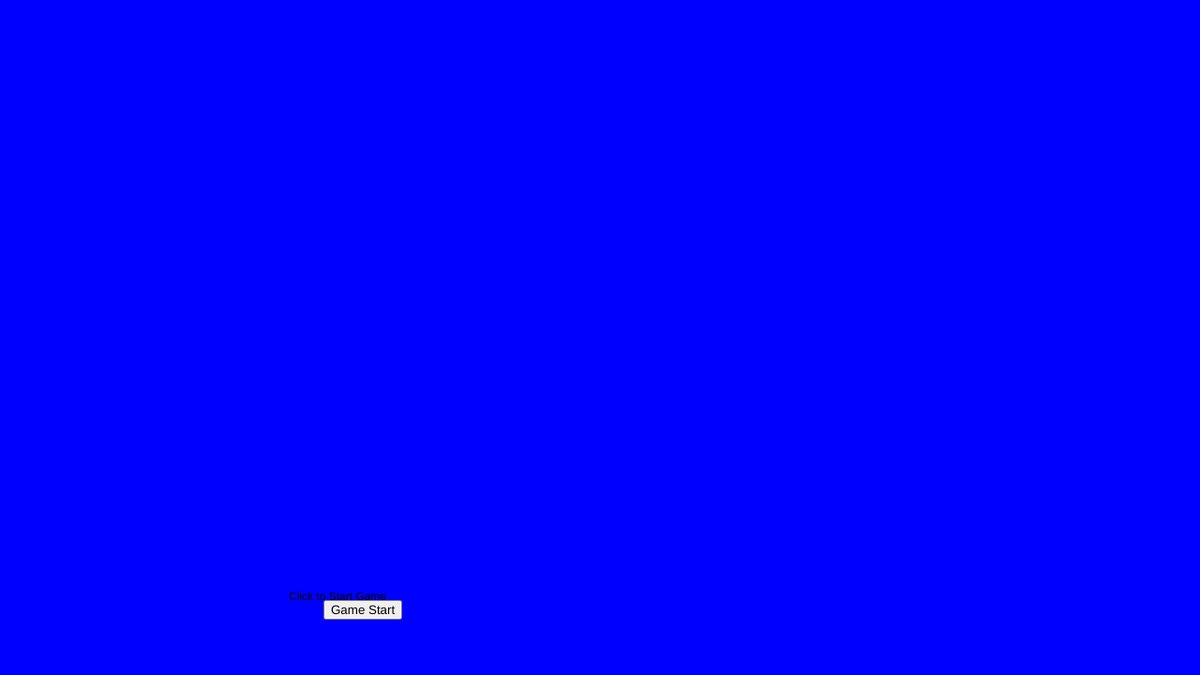
Frame 1 (no input)
Frame 60 (no input): identical to frame 1, image omitted
Frame 120 (the mouse pressed at the canvas centre since frame 60): identical to frame 1, image omitted

The p5.js sketch that drew this single still picture (run headless with seeded random() and noise() and a simulated clock; from frame 60 on, the mouse is pressed at the canvas centre):

// p5.js sketch
// ── sketch.js
/*jshint esversion: 6 */

// Declare the Setup function

//setting default gamescreen as 0;

let quizScreen = 0;

// create variable for button object.

var button1;
var button2;
function setup() {

// create a canvas 1280 px wide, by 720 px high, with a red background

createCanvas (1280, 720);

background('red');

button = createButton('Game Start');
button.position (height/2, width/2);
button.mousePressed(gameStart);

button2 = createButton('Quit Game');
button.position (height/2 - 15, width/2);
button.mousePressed(gameEndScreen);
}
function draw(){

// displays the contents of the current selected screen

if (quizScreen == 0) {

  initScreen();

} else if (quizScreen == 1){

  gameScreen();

} else if (quizScreen== 2){

  gameEndScreen();

}
}

// Contents of game screeens

function initScreen() {
// code for "Game Start" screen

background('blue');
textAlign(CENTER);
text("Click to Start Game", height/2, width/2);

}

function gameScreen(){

  //code for game screen/s
}

function gameEndScreen(){

  // code for game end screen, user requested.
}

function mousePressed(){

  if (gameScreen==0){
  gameStart();
}
}

//setting necessary paraeters to start gameEndScreen

function gameStart(){

  quizScreen=1;{
}


// user inputs


}
